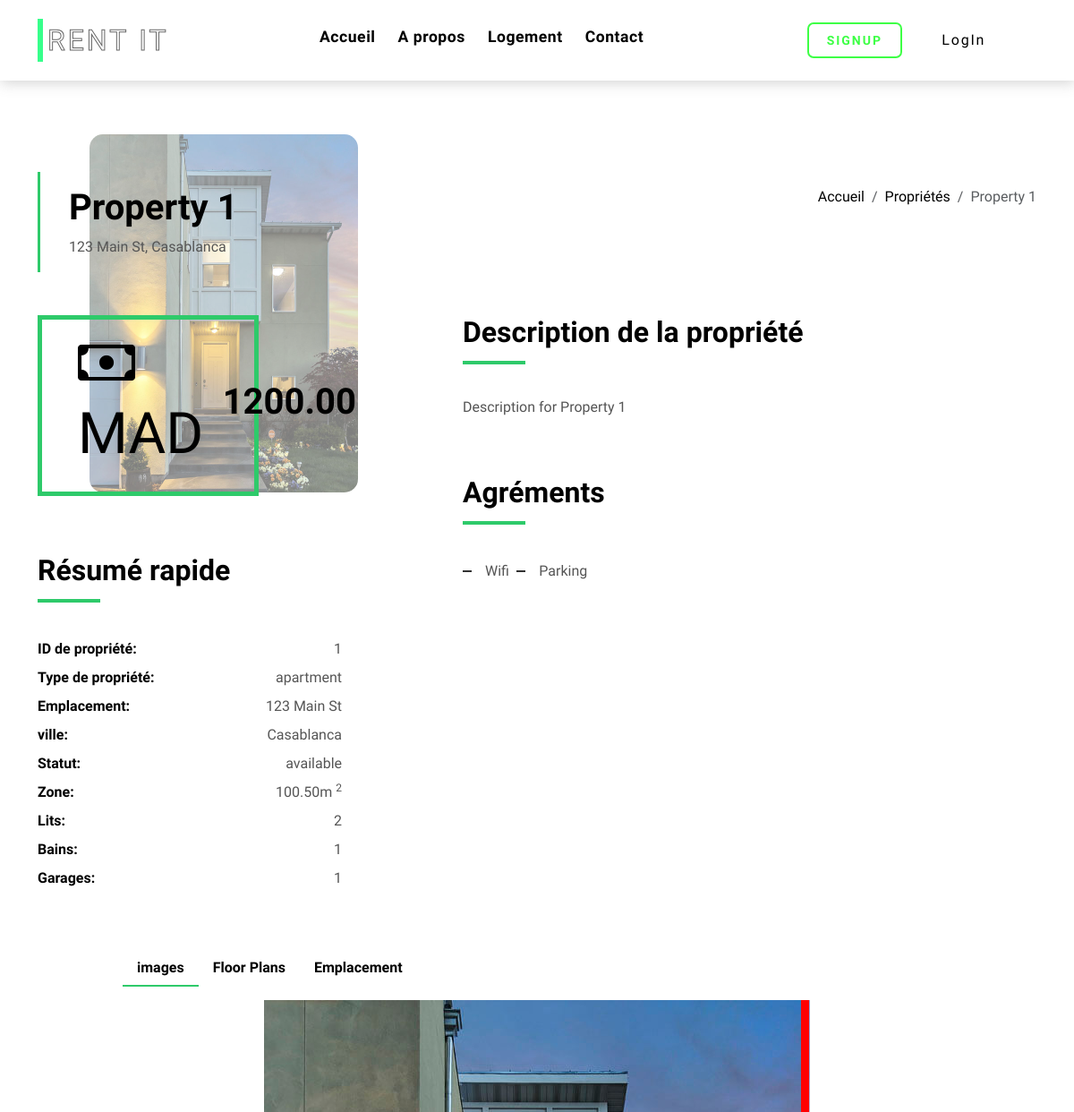
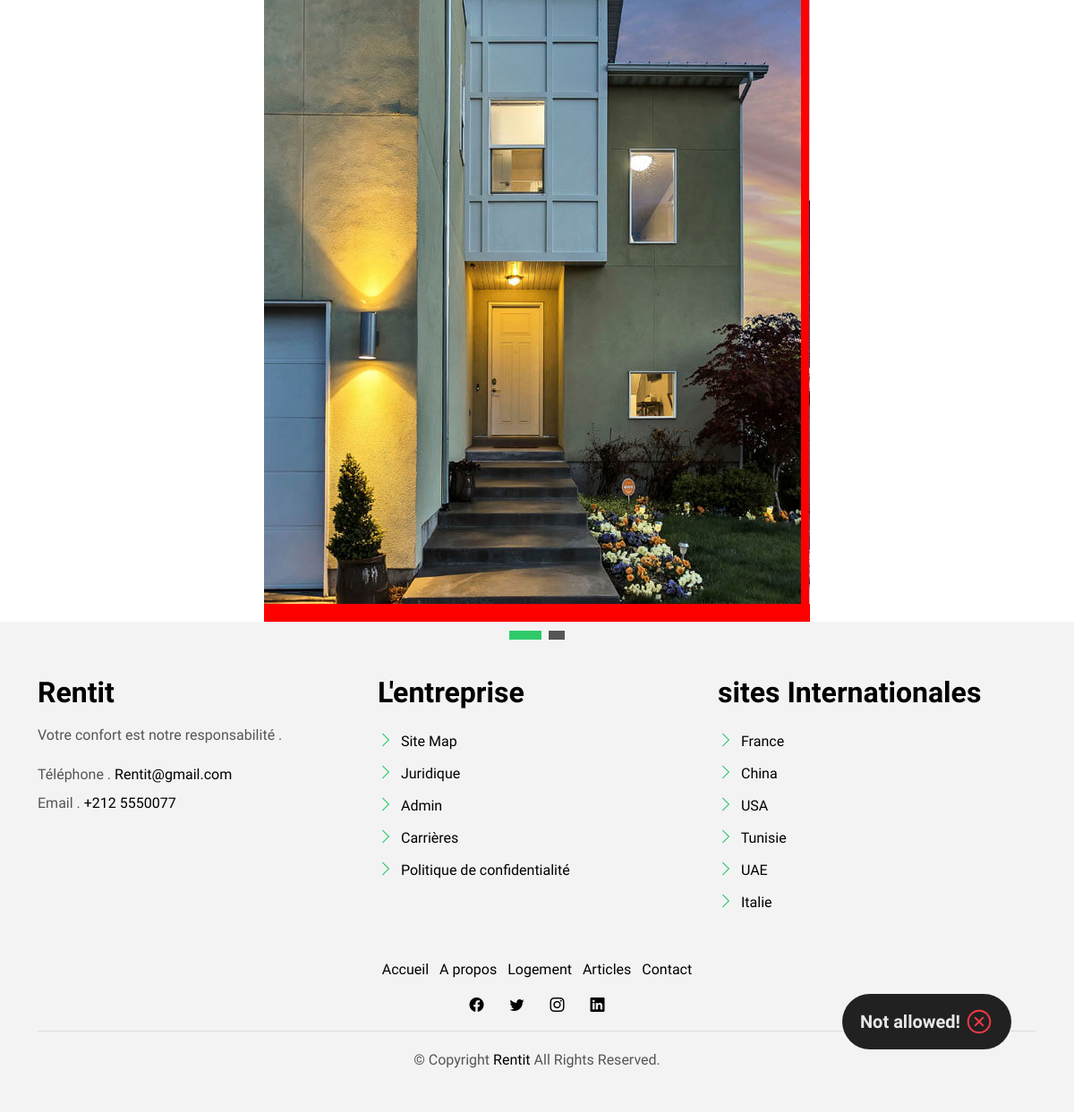
Screenshot of /index.php?page=logement&id=1 with the database file from the repository (2 pictures, top to bottom).
### tables this page shows
CREATE TABLE `logement` (
  `id` INT NOT NULL PRIMARY KEY AUTO_INCREMENT,
  `name` VARCHAR(255) NOT NULL,  
  `adresse` VARCHAR(255) NOT NULL,
  `type_logement` ENUM('apartment', 'house', 'condo', 'villa', 'townhouse', 'other') NOT NULL,
  `nombre_chambres` INT DEFAULT NULL,
  `prix` DECIMAL(10,2) NOT NULL,
  `image_path` VARCHAR(255) DEFAULT NULL,
  `description` TEXT NOT NULL,
  `status` ENUM('available', 'rented', 'unavailable') NOT NULL DEFAULT 'available',
  `area` DECIMAL(10,2) NOT NULL,
  `beds` INT NOT NULL,
  `baths` INT NOT NULL,
  `garage` INT NOT NULL,  
  `city` VARCHAR(100) NOT NULL
);

CREATE TABLE `logement_amenities` (
  `id` INT NOT NULL PRIMARY KEY AUTO_INCREMENT,
  `logement_id` INT NOT NULL,
  `amenity` VARCHAR(50) NOT NULL,
  FOREIGN KEY (`logement_id`) REFERENCES `logement` (`id`)
);

CREATE TABLE `logement_images` (
  `id` INT NOT NULL PRIMARY KEY AUTO_INCREMENT,
  `logement_id` INT NOT NULL,
  `image_path` VARCHAR(255) NOT NULL,
  FOREIGN KEY (`logement_id`) REFERENCES `logement` (`id`)
);

### database_connection.php (called while the page is built, shortened)
<?php
function getDatabase() {
    $mysqli = new mysqli($GLOBALS['dbhost'], $GLOBALS['dbuser'], $GLOBALS['dbpassword'], $GLOBALS['dbdatabase']);
    return $mysqli;
}
?>

### models/logementModel.php (called while the page is built, shortened)
<?php
class LogementModel {
    private $db;
    public function __construct() {
        $this->db = $this->connectToDatabase();
    }
    private function connectToDatabase() {
        return getDatabase();
    }
    public function getLogementById($logementId) {
        $query = "SELECT * FROM logement WHERE id = '$logementId'";
        $result = $this->db->query($query)->fetch_assoc();
        return $result;
    }
}
?>

### controllers/logementController.php (called while the page is built, shortened)
<?php
    require_once('models/logementModel.php');
  function getLogement($id){
    $logementModel = new LogementModel();
    $data = $logementModel->getLogementById($id);
    return $data;
  }
?>

### models/logementAmenitiesModel.php (called while the page is built, shortened)
<?php
class LogementAmenitiesModel
{
    private $db;
    public function __construct()
    {
        $this->db = $this->connectToDatabase();
    }
    private function connectToDatabase()
    {
        return getDatabase();
    }
    public function getAmenities($logement_id)
    {
        $query = "SELECT * FROM logement_amenities WHERE logement_id='$logement_id'";
        $result = $this->db->query($query);
        $amenities = [];
        while ($row = $result->fetch_assoc()) {
            $amenities[] = $row;
        }
            return $amenities;
    }
}
?>

### controllers/logementAmenitiesController.php (called while the page is built)
<?php
    require_once('models/logementAmenitiesModel.php');
  function getLAmenities(){
    $lAmenitiesModel = new LogementAmenitiesModel();
    $logement_id = $_GET['id'];
    $result = $lAmenitiesModel->getAmenities($logement_id);
    return $result;
  }
?>

### models/logementImagesModel.php (called while the page is built, shortened)
<?php
class LogementImagesModel
{
    private $db;
    public function __construct()
    {
        $this->db = $this->connectToDatabase();
    }
    private function connectToDatabase()
    {
        return getDatabase();
    }
    public function getImages($logement_id)
    {
        $query = "SELECT * FROM logement_images WHERE logement_id='$logement_id'";
        $result = $this->db->query($query);
        $images = [];
        while ($row = $result->fetch_assoc()) {
            $images[] = $row;
        }
            return $images;
    }
}
?>

### controllers/logementImagesController.php (called while the page is built)
<?php
    require_once('models/logementImagesModel.php');
  function getLImages(){
    $lAmenitiesModel = new LogementImagesModel();
    $logement_id = $_GET['id'];
    $result = $lAmenitiesModel->getImages($logement_id);
    return $result;
  }
?>

### view/client/logement.php (the view, shortened to what this page needs)
<?php
$logement = getLogement($_GET['id']);
$aminoties = getLAmenities();
$LImages = getLImages();
?>
<main id="main">
  <section class="intro-single">
    <div class="container">
      <div class="row">
        <div class="col-md-12 col-lg-8">
          <div class="title-single-box">
            <h1 class="title-single">
              <?php echo $logement['name'] ?>
            </h1>
            <span class="color-text-a">
              <?php echo $logement['adresse'] . ', ' . $logement['city'] ?>
            </span>
          </div>
        </div>
        <div class="col-md-12 col-lg-4">
          <nav aria-label="breadcrumb" class="breadcrumb-box d-flex justify-content-lg-end">
            <ol class="breadcrumb">
              <li class="breadcrumb-item">
                <a href="<?php echo $_SERVER['PHP_SELF'] ?>">Accueil</a>
              </li>
              <li class="breadcrumb-item">
                <a href="<?php echo $_SERVER['PHP_SELF'] . "?page=all_properties" ?>">Propriétés</a>
              </li>
              <li class="breadcrumb-item active" aria-current="page">
                <?php echo $logement['name'] ?>
              </li>
            </ol>
          </nav>
        </div>
      </div>
    </div>
  </section>
  <section class="property-single nav-arrow-b">
    <div class="container">
      <div class=" logement-img-container justify-content-center">
        <img src="assets/img/<?php echo $logement['image_path'] ?>" alt="" class="img-fluid logement-img">
      </div>
      <div class="row">
        <div class="col-sm-12">
          <div class="row justify-content-between">
            <div class="col-md-5 col-lg-4">
              <div class="property-price d-flex justify-content-center foo">
                <div class="card-header-c d-flex">
                  <div class="card-box-ico">
                    <span class="bi bi-cash">MAD</span>
                  </div>
                  <div class="card-title-c align-self-center">
                    <h5 class="title-c">
                      <?php echo $logement['prix'] ?>
                    </h5>
                  </div>
                </div>
              </div>
              <div class="property-summary">
                <div class="row">
                  <div class="col-sm-12">
                    <div class="title-box-d section-t4">
                      <h3 class="title-d">Résumé rapide</h3>
                    </div>
                  </div>
                </div>
                <div class="summary-list">
                  <ul class="list">
                    <li class="d-flex justify-content-between">
                      <strong>ID de propriété:</strong>
                      <span>
                        <?php echo $logement['id'] ?>
                      </span>
                    </li>
                    <li class="d-flex justify-content-between">
                      <strong>Type de propriété:</strong>
                      <span>
                        <?php echo $logement['type_logement'] ?>
                      </span>
                    </li>
                    <li class="d-flex justify-content-between">
                      <strong>Emplacement:</strong>
                      <span>
                        <?php echo $logement['adresse'] ?>
                      </span>
                    </li>
                    <li class="d-flex justify-content-between">
                      <strong>ville:</strong>
                      <span>
                        <?php echo $logement['city'] ?>
                      </span>
                    </li>
                    <li class="d-flex justify-content-between">
                      <strong>Statut:</strong>
                      <span>
                        <?php echo $logement['status'] ?>
                      </span>
                    </li>
                    <li class="d-flex justify-content-between">
                      <strong>Zone:</strong>
                      <span>
                        <?php echo $logement['area'] ?>m
                        <sup>2</sup>
                      </span>
                    </li>
                    <li class="d-flex justify-content-between">
                      <strong>Lits:</strong>
                      <span>
                        <?php echo $logement['beds'] ?>
                      </span>
                    </li>
                    <li class="d-flex justify-content-between">
                      <strong>Bains:</strong>
                      <span>
                        <?php echo $logement['baths'] ?>
                      </span>
                    </li>
                    <li class="d-flex justify-content-between">
                      <strong>Garages:</strong>
                      <span>
                        <?php echo $logement['garage'] ?>
                      </span>
                    </li>
                  </ul>
                </div>
              </div>
            </div>
            <div class="col-md-7 col-lg-7 section-md-t3">
              <div class="row">
                <div class="col-sm-12">
                  <div class="title-box-d">
                    <h3 class="title-d">Description de la propriété</h3>
                  </div>
                </div>
              </div>
              <div class="property-description">
                <p class="description color-text-a">
                  <?php echo $logement['description'] ?>
                </p>
              </div>
              <?php include('rentButton.php'); ?>
              <div class="row section-t3">
                <div class="col-sm-12">
                  <div class="title-box-d">
                    <h3 class="title-d">Agréments</h3>
                  </div>
                </div>
              </div>
              <div class="amenities-list color-text-a">
                <ul class="list-a no-margin">
                  <?php
                  foreach ($aminoties as $amin) {
                    echo '<li>' . $amin['amenity'] . '</li>';
                  }
                  ?>
                </ul>
              </div>
            </div>
          </div>
        </div>
        <div class="col-md-10 offset-md-1">
          <ul class="nav nav-pills-a nav-pills mb-3 section-t3" id="pills-tab" role="tablist">
            <li class="nav-item">
              <a class="nav-link active" id="images-tab" data-bs-toggle="pill" href="#images" role="tab"
                aria-controls="images" aria-selected="true">images</a>
            </li>
            <li class="nav-item">
              <a class="nav-link" id="pills-plans-tab" data-bs-toggle="pill" href="#pills-plans" role="tab"
                aria-controls="pills-plans" aria-selected="false">Floor Plans</a>
            </li>
            <li class="nav-item">
              <a class="nav-link" id="pills-map-tab" data-bs-toggle="pill" href="#pills-map" role="tab"
                aria-controls="pills-map" aria-selected="false">Emplacement</a>
            </li>
          </ul>
          <div class="tab-content" id="pills-tabContent">
            <div class="tab-pane fade show active" id="images" role="tabpanel" aria-labelledby="images-tab">
              <div class="row justify-content-center">
                <div class="col-lg-8">
                  <div id="property-single-carousel" class="swiper">
                    <div class="swiper-wrapper">
                      <?php
                      foreach ($LImages as $img) {
                        echo '<div class="swiper-slide my-carousel-style">';
                        echo '<img src="assets/img/' . $img['image_path'] . '" alt="">';
                        echo '</div>';
                      }
                      ?>
                    </div>
                  </div>
                  <div class="property-single-carousel-pagination carousel-pagination"></div>
                </div>
              </div>
            </div>
          </div>
        </div>
      </div>
    </div>
  </section>
</main>

### assets/css/costom.css (style rules this page uses)
.logement-img-container { position: fixed; height: 50vh; left:100px; top: 150px; z-index: -1; }
.logement-img-container img { border-radius: 15px; height: 100%; object-fit: contain; opacity: 50%; }
.my-carousel-style { width: 90vw; background-color: red; }

### assets/css/style.css (style rules this page uses)
* { margin: 0; padding: 0; box-sizing: border-box; font-family: 'Quicksand', sans-serif; }
body { font-family: "Poppins", sans-serif; color: #555555; }
h1, h2, h3, h4, h5, h6 { color: #000000; }
a { color: #000000; text-decoration: none; transition: all 0.5s ease; }
.color-text-a { text-decoration: none; color: #555555; }
.no-margin { margin: 0; }
.nav-pills-a { text-decoration: none; }
.nav-pills-a.nav-pills .nav-link { color: #000000; position: relative; font-weight: 600; }
.nav-pills-a.nav-pills .nav-link.active { background-color: transparent; }
.nav-pills-a.nav-pills .nav-link.active:after { content: ""; position: absolute; left: 0; bottom: -1px; width: 100%; height: 2px; background-color: #2eca6a; z-index: 2; }
.list-a { text-decoration: none; display: inline-block; line-height: 2; padding: 0; list-style: none; }
.list-a li { position: relative; width: 50%; float: left; padding-left: 25px; padding-right: 25px; }
@media (min-width: 992px) { .list-a li { width: 33.333%; } }
.list-a li:before { content: ""; width: 10px; height: 2px; position: absolute; background-color: #313131; top: 15px; left: 0; }
.section-t4 { padding-top: 4rem; }
.section-t3 { padding-top: 3rem; }
.title-box-d { padding-bottom: 1.8rem; margin-bottom: 1rem; position: relative; }
.title-box-d .title-d { font-weight: 600; font-size: 2rem; }
.title-box-d .title-d:after { content: ""; position: absolute; width: 70px; height: 4px; background-color: #2eca6a; bottom: 20px; left: 0; }
.carousel-pagination { margin-top: 10px; text-align: center; }
.intro-single { padding: 12rem 0 3rem; }
.intro-single .title-single-box { padding: 1rem 0 1rem 2rem; }
.intro-single .title-single-box { border-left: 3px solid #2eca6a; }
.intro-single .title-single-box .title-single { font-weight: 600; font-size: 2.2rem; }
@media (min-width: 768px) { .intro-single .title-single-box .title-single { font-size: 2.1rem; } }
@media (min-width: 992px) { .intro-single .title-single-box .title-single { font-size: 2.5rem; } }
.intro-single .breadcrumb-box { padding: 1rem 0 0 0.5rem; }
.intro-single .breadcrumb { background-color: transparent; padding-right: 0; padding-left: 0; }
.property-price { margin: 0 auto; }
.property-price .card-header-c { padding: 0; }
.summary-list { padding-right: 1rem; color: #000000; }
.summary-list .list { padding: 0; line-height: 2; }
.summary-list .list span { color: #555555; }
.card-header-c { padding: 0 1rem 1rem 1rem; }
.card-box-ico { padding: 1rem 3rem 1rem 2.5rem; border: 5px solid #2eca6a; }
.card-box-ico span { font-size: 4rem; color: #000000; }
.title-c { font-size: 2.5rem; font-weight: 600; margin-left: -40px; }
@media (min-width: 768px) { .title-c { font-size: 1.8rem; } }
@media (min-width: 992px) { .title-c { font-size: 2.5rem; } }

### rows the page displays
logement: name "Property 1", adresse "123 Main St", city "Casablanca", image_path (picture), prix "1200.00", id "1", type_logement "apartment", status "available", area "100.50", beds "2", baths "1", garage "1", description "Description for Property 1"
logement_amenities: amenity "Wifi"
logement_amenities: amenity "Parking"
logement_images: image_path (picture)
